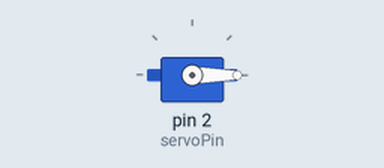
Simulated run of this program. Board: Arduino Nano, built with avr-gcc and run on an emulated ATmega328P. On the bench: servo.

Above: at 0.05 s.
At 3.0 s:
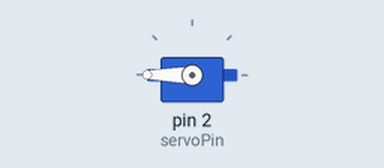
Timing chart, 0 to 6.5 s (numbered marks = the images above):
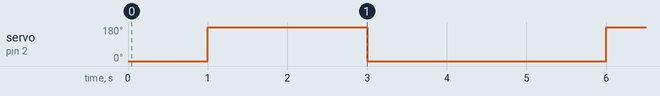

The program:

main.cpp
```cpp
#include "config.h"
#include "functions.h"

Servo Servo_1;

void setup()
{
  //Servo setup
  Servo_1.attach(servoPin);

  //Ultrasonic Setup
  pinMode(sensorUltrasonicPinEcho, INPUT);
  pinMode(sensorUltrasonicPinTrig, OUTPUT);
  //IR sensor setup
  pinMode(sensorIRpin, INPUT);

  //Servo position init
  Servo_1.write(0);
}

void loop()
{

  if (mode == 0)
  {
    if (ultrasonicRead(sensorUltrasonicPinEcho, sensorUltrasonicPinTrig) < triger)
    {
      Servo_1.write(180);
      delay(timePress);
      Servo_1.write(0);
      delay(timeWait);
    }
    else
    {
      Servo_1.write(0);
    }
  }
  else
  {
    if (infraredRead(sensorIRpin) < triger)
    {
      Servo_1.write(180);
      delay(timePress);
      Servo_1.write(0);
      delay(timeWait);
    }
    else
    {
      Servo_1.write(0);
    }
  }
}
```

functions.h
```cpp
#include <Arduino.h>

long distancia = 0;
long duracion = 0;

int ultrasonicRead(int pinTrig, int pinEcho)
{

    digitalWrite(pinTrig, LOW);
    delayMicroseconds(2);
    digitalWrite(pinTrig, HIGH);
    delayMicroseconds(10);
    digitalWrite(pinTrig, LOW);
    duracion = pulseIn(pinEcho, HIGH);
    distancia = (duracion / 2) / 29;
    return distancia;
}

int infraredRead(int pinSensor)
{

    return map(analogRead(pinSensor), 0, 1023, 0, 20);
}
```

config.h
```cpp
#include <Arduino.h>
#include <Servo.h>

//Configs MODE
//Mode 0 = Ultrasonic sensor
//Mode 1= IR sensor
#define mode 0

//Configs IO
#define servoPin 2
#define sensorUltrasonicPinTrig 3
#define sensorUltrasonicPinEcho 4
#define sensorIRpin A0
#define timePress 2000
#define timeWait 2000

//General
#define triger 10
```

Measured:
- by itself, servo on pin 2 (servoPin): alternates 180° for 2.0 s and 0° for 3.0 s
